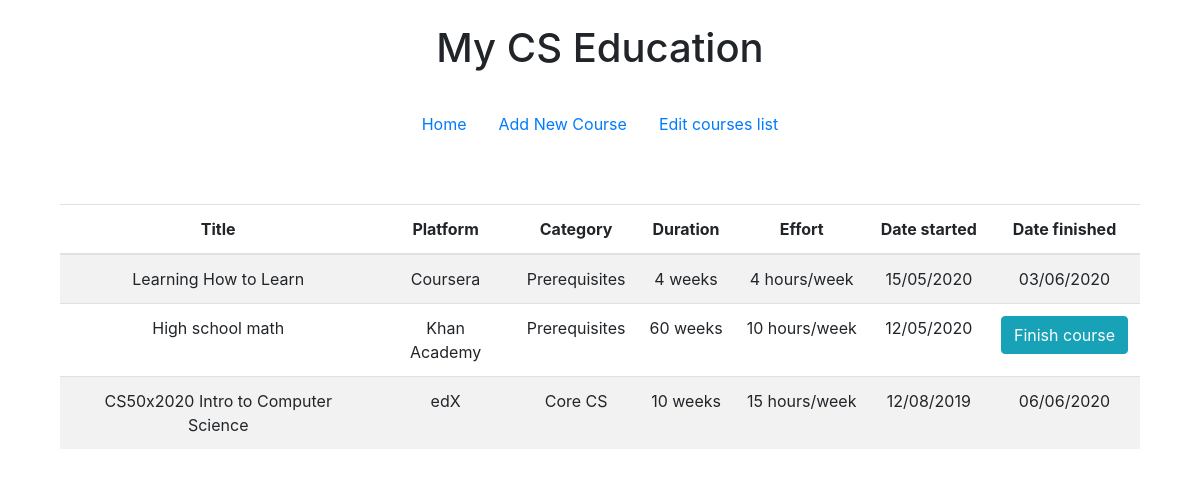
Before: / with the older database file.
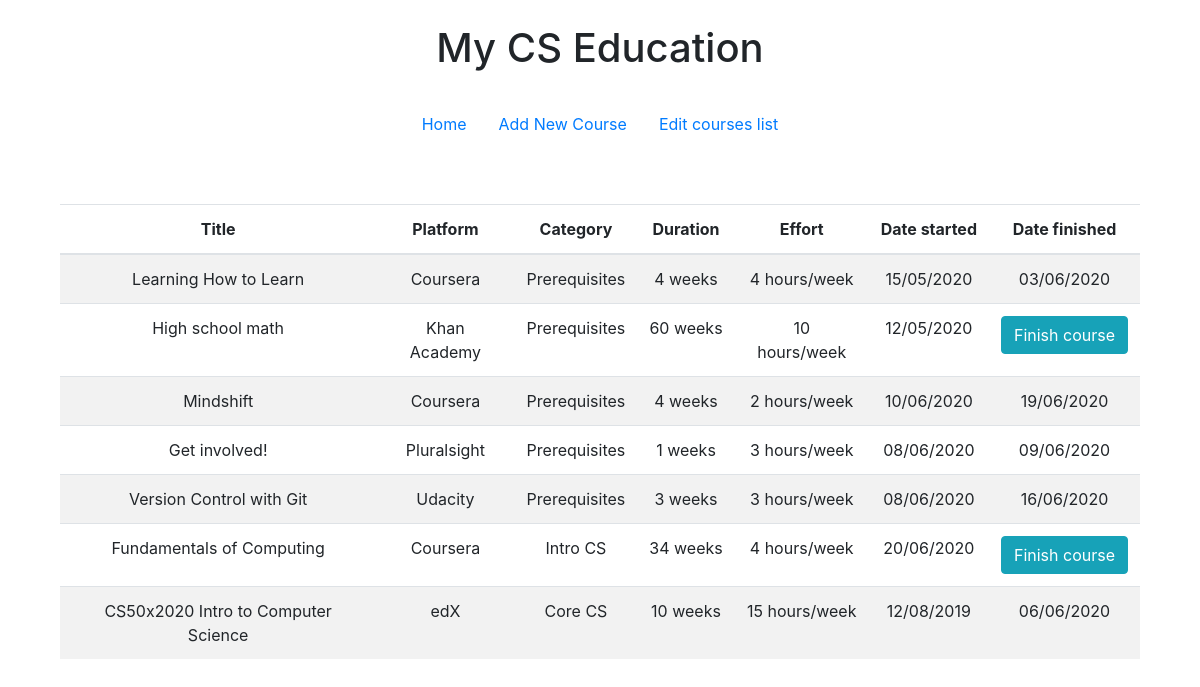
After: the same page with the newer database file.
### tables this page shows
CREATE TABLE 'courses' (
  'id' INTEGER PRIMARY KEY AUTOINCREMENT NOT NULL,
  'title' VARCHAR(255),
  'platform' VARCHAR(255),
  'category' VARCHAR(255),
  'duration' INTEGER,
  'effort' INTEGER,
  'started' DATE DEFAULT (strftime ('%d/%m/%Y/%S', 'now', 'localtime')),
  'ended' – DATE DEFAULT (strftime ('%d/%m/%Y/%S', 'now', 'localtime'))
);

### application.py (the view)
@app.route("/", methods=["GET", "POST"])
def index():
    rows = db.execute("SELECT * FROM courses ORDER BY category ASC, started DESC;")
    for row in rows:
        id = row["id"]
    if request.method == "GET":
        return render_template("index.html", rows=rows)
    else:
        db.execute("UPDATE courses SET ended = strftime('%d/%m/%Y','now','localtime') WHERE id=:id;", id=request.form.get("new", "row['id'].value"))
        return redirect("/")

### templates/index.html
{% extends "layout.html" %}
{% block pagetitle %}
    <h1>My CS Education</h1>
{% endblock %}
{% block body %}
    <table class="table table-striped">
        <thead>
            <th>Title</th><th>Platform</th><th>Category</th><th>Duration</th><th>Effort</th><th>Date started</th><th>Date finished</th>
        </thead>
        <tbody>
        {% for row in rows %}
            <tr>
                <td>{{ row.title }}</td><td>{{ row.platform }}</td><td>{{ row.category[3:] }}</td>
                <td>{{ row.duration }} weeks</td><td>{{ row.effort }} hours/week</td><td>{{ row.started[:10] }}</td>
                {% if row.started == row.ended %}
                    <td><form action="/" method="post"><button name="new" class="btn btn-info" type="submit" value="{{ row.id }}">Finish course</button></form></td>
                {% else %}
                    <td>{{ row.ended }}</td>
                {% endif %}
            </tr>
        {% endfor %}
        </tbody>
    </table>
{% endblock %}

### templates/layout.html (shortened to what this page needs)
<!doctype html>
<html lang="en">
  <head>
    <link rel="stylesheet" href="https://stackpath.bootstrapcdn.com/bootstrap/4.5.0/css/bootstrap.min.css">
    <link rel="stylesheet" type="text/css" href="static/styles.css">
  </head>
  <body>
  {% block pagetitle %}
  {% endblock %}
    <ul class="nav justify-content-center">
      <li class="nav-item">
        <a class="nav-link" href="/">Home</a>
      </li>
      <li class="nav-item">
        <a class="nav-link" href="/new">Add New Course</a>
      </li>
      <li class="nav-item">
        <a class="nav-link" href="/edit">Edit courses list</a>
      </li>
    </ul>
  <div id="body">
    {% block body %}
    {% endblock %}
  </div>
  </body>
</html>

### static/styles.css (style rules this page uses)
h1 { text-align: center; padding: 2vw; }
#body { padding: 5vw; }
td, th { text-align: center; }

Changed rows visible on the page:
added courses: title "Mindshift", platform "Coursera", category "Prerequisites", duration "4", effort "2", started "10/06/2020", ended "19/06/2020"
added courses: title "Get involved!", platform "Pluralsight", category "Prerequisites", duration "1", effort "3", started "08/06/2020", ended "09/06/2020"
added courses: title "Version Control with Git", platform "Udacity", category "Prerequisites", duration "3", effort "3", started "08/06/2020", ended "16/06/2020"
added courses: title "Fundamentals of Computing", platform "Coursera", category "Intro CS", duration "34", effort "4", started "20/06/2020", {{ row.id }} 27 (drawn)
